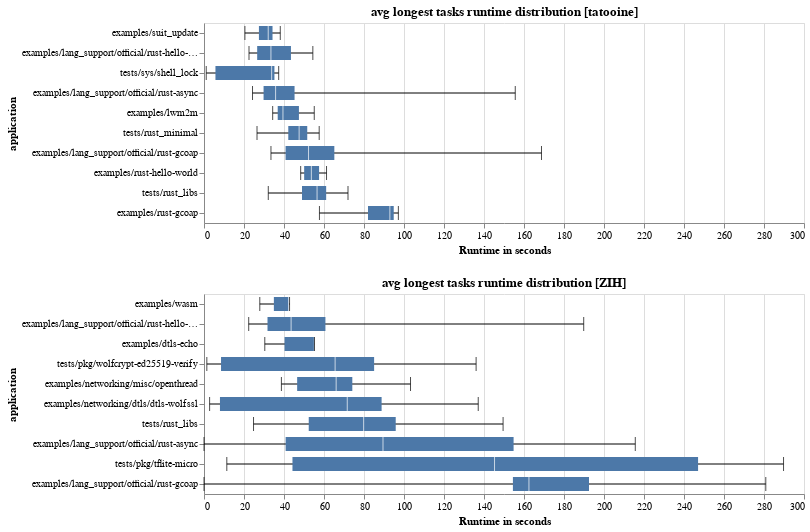

Notebook code for this chart:
### Code cell
query = """
SELECT
  IF(t.worker_name LIKE 'ZIH-HPC-node%', 'ZIH-node', t.worker_name) AS worker_name_normalized,
  quantile_cont(t.runtime_s, 0.01) as lower,
  quantile_cont(t.runtime_s, 0.25) as twenty_five,
  quantile_cont(t.runtime_s, 0.5) as avg,
  quantile_cont(t.runtime_s, 0.75) as seventy_five,
  quantile_cont(t.runtime_s, 0.99) as upper,
  application
FROM tasks_stats t
GROUP BY worker_name_normalized, application
"""

tasks_df = con.sql(query).pl()

tasks_df = tasks_df.sort("avg", descending=True)

[ longest_tasks_zih ] = tasks_df \
            .filter(pl.col("worker_name_normalized").eq(pl.lit("ZIH-node")))\
            .head(10),

base = alt.Chart(longest_tasks_zih, width=600,title="avg longest tasks runtime distribution [ZIH]" ).encode(
    y=alt.Y("application:N",sort=alt.EncodingSortField(field="avg")),
)

rules = base.mark_rule().encode(
    x=alt.X("lower").title("Runtime in seconds"),
    x2="upper",
)

ticks_lower = base.mark_tick(size=14, color="black").encode(
    x="lower",
)

ticks_upper = base.mark_tick(size=14, color="black").encode(
    x="upper",
)

bars = base.mark_bar(size=14).encode(
    x="twenty_five",
    x2="seventy_five",
)

ticks = base.mark_tick(color="white", size=14).encode(
    x="avg"
)



tasks_chart_zih = (rules + bars + ticks + ticks_lower + ticks_upper)


longest_tasks_tatooine = tasks_df \
            .filter(pl.col("worker_name_normalized").eq(pl.lit("tatooine-staging"))) \
            .head(10)

base = alt.Chart(longest_tasks_tatooine, title="avg longest tasks runtime distribution [tatooine]").encode(
    y=alt.Y("application:N",sort=alt.EncodingSortField(field="avg")),
)

rules = base.mark_rule().encode(
    x=alt.X("lower").title("Runtime in seconds"),
    x2="upper",
)

ticks_lower = base.mark_tick(size=14, color="black").encode(
    x="lower",
)

ticks_upper = base.mark_tick(size=14, color="black").encode(
    x="upper",
)

bars = base.mark_bar(size=14).encode(
    x="twenty_five",
    x2="seventy_five",
)

ticks = base.mark_tick(color="white", size=14).encode(
    x="avg"
)



tasks_chart_tatooine = (rules + bars + ticks + ticks_lower + ticks_upper)


(tasks_chart_tatooine & tasks_chart_zih).resolve_scale(x='shared')

### Figure 1 — Vega-Lite specification as saved in the notebook (floating-point values rounded to 4 significant figures)
{"config": {"view": {"continuousWidth": 300, "continuousHeight": 300}}, "vconcat": [{"layer": [{"mark": {"type": "rule"}, "encoding": {"x": {"field": "lower", "title": "Runtime in seconds", "type": "quantitative"}, "x2": {"field": "upper"}, "y": {"field": "application", "sort": {"field": "avg"}, "type": "nominal"}}, "title": "avg longest tasks runtime distribution [tatooine]"}, {"mark": {"type": "bar", "size": 14}, "encoding": {"x": {"field": "twenty_five", "type": "quantitative"}, "x2": {"field": "seventy_five"}, "y": {"field": "application", "sort": {"field": "avg"}, "type": "nominal"}}, "title": "avg longest tasks runtime distribution [tatooine]"}, {"mark": {"type": "tick", "color": "white", "size": 14}, "encoding": {"x": {"field": "avg", "type": "quantitative"}, "y": {"field": "application", "sort": {"field": "avg"}, "type": "nominal"}}, "title": "avg longest tasks runtime distribution [tatooine]"}, {"mark": {"type": "tick", "color": "black", "size": 14}, "encoding": {"x": {"field": "lower", "type": "quantitative"}, "y": {"field": "application", "sort": {"field": "avg"}, "type": "nominal"}}, "title": "avg longest tasks runtime distribution [tatooine]"}, {"mark": {"type": "tick", "color": "black", "size": 14}, "encoding": {"x": {"field": "upper", "type": "quantitative"}, "y": {"field": "application", "sort": {"field": "avg"}, "type": "nominal"}}, "title": "avg longest tasks runtime distribution [tatooine]"}], "data": {"name": "data-cbaf925ade093fa0009909c3b0968be9"}}, {"layer": [{"mark": {"type": "rule"}, "encoding": {"x": {"field": "lower", "title": "Runtime in seconds", "type": "quantitative"}, "x2": {"field": "upper"}, "y": {"field": "application", "sort": {"field": "avg"}, "type": "nominal"}}, "title": "avg longest tasks runtime distribution [ZIH]"}, {"mark": {"type": "bar", "size": 14}, "encoding": {"x": {"field": "twenty_five", "type": "quantitative"}, "x2": {"field": "seventy_five"}, "y": {"field": "application", "sort": {"field": "avg"}, "type": "nominal"}}, "title": "avg longest tasks runtime distribution [ZIH]"}, {"mark": {"type": "tick", "color": "white", "size": 14}, "encoding": {"x": {"field": "avg", "type": "quantitative"}, "y": {"field": "application", "sort": {"field": "avg"}, "type": "nominal"}}, "title": "avg longest tasks runtime distribution [ZIH]"}, {"mark": {"type": "tick", "color": "black", "size": 14}, "encoding": {"x": {"field": "lower", "type": "quantitative"}, "y": {"field": "application", "sort": {"field": "avg"}, "type": "nominal"}}, "title": "avg longest tasks runtime distribution [ZIH]"}, {"mark": {"type": "tick", "color": "black", "size": 14}, "encoding": {"x": {"field": "upper", "type": "quantitative"}, "y": {"field": "application", "sort": {"field": "avg"}, "type": "nominal"}}, "title": "avg longest tasks runtime distribution [ZIH]"}], "data": {"name": "data-63c1138b68b52df51f72e59ddcf3cc6e"}, "width": 600}], "resolve": {"scale": {"x": "shared"}}, "$schema": "https://vega.github.io/schema/vega-lite/v5.20.1.json", "datasets": {"data-cbaf925ade093fa0009909c3b0968be9": [{"worker_name_normalized": "tatooine-staging", "lower": 57.72, "twenty_five": 81.99, "avg": 92.93, "seventy_five": 94.86, "upper": 97.18, "application": "examples/rust-gcoap"}, {"worker_name_normalized": "tatooine-staging", "lower": 32.14, "twenty_five": 48.99, "avg": 56.53, "seventy_five": 61.08, "upper": 72.0, "application": "tests/rust_libs"}, {"worker_name_normalized": "tatooine-staging", "lower": 48.34, "twenty_five": 50.08, "avg": 53.68, "seventy_five": 57.54, "upper": 61.26, "application": "examples/rust-hello-world"}, {"worker_name_normalized": "tatooine-staging", "lower": 33.48, "twenty_five": 40.79, "avg": 52.26, "seventy_five": 65.17, "upper": 168.7, "application": "examples/lang_support/official/rust-gcoap"}, {"worker_name_normalized": "tatooine-staging", "lower": 26.51, "twenty_five": 42.14, "avg": 47.56, "seventy_five": 51.62, "upper": 57.6, "application": "tests/rust_minimal"}, {"worker_name_normalized": "tatooine-staging", "lower": 34.34, "twenty_five": 36.85, "avg": 39.48, "seventy_five": 47.46, "upper": 55.13, "application": "examples/lwm2m"}, {"worker_name_normalized": "tatooine-staging", "lower": 24.25, "twenty_five": 29.79, "avg": 35.79, "seventy_five": 45.28, "upper": 155.6, "application": "examples/lang_support/official/rust-async"}, {"worker_name_normalized": "tatooine-staging", "lower": 1.115, "twenty_five": 5.724, "avg": 33.82, "seventy_five": 35.21, "upper": 37.34, "application": "tests/sys/shell_lock"}, {"worker_name_normalized": "tatooine-staging", "lower": 22.5, "twenty_five": 26.59, "avg": 33.47, "seventy_five": 43.47, "upper": 54.42, "application": "examples/lang_support/official/rust-hello-world"}, {"worker_name_normalized": "tatooine-staging", "lower": 20.45, "twenty_five": 27.46, "avg": 32.11, "seventy_five": 34.26, "upper": 38.14, "application": "examples/suit_update"}], "data-63c1138b68b52df51f72e59ddcf3cc6e": [{"worker_name_normalized": "ZIH-node", "lower": 0.0, "twenty_five": 154.5, "avg": 162.5, "seventy_five": 192.5, "upper": 280.9, "application": "examples/lang_support/official/rust-gcoap"}, {"worker_name_normalized": "ZIH-node", "lower": 11.4, "twenty_five": 44.23, "avg": 145.3, "seventy_five": 247.0, "upper": 289.8, "application": "tests/pkg/tflite-micro"}, {"worker_name_normalized": "ZIH-node", "lower": 0.0, "twenty_five": 40.82, "avg": 89.5, "seventy_five": 154.8, "upper": 215.6, "application": "examples/lang_support/official/rust-async"}, {"worker_name_normalized": "ZIH-node", "lower": 24.76, "twenty_five": 52.37, "avg": 79.82, "seventy_five": 95.86, "upper": 149.5, "application": "tests/rust_libs"}, {"worker_name_normalized": "ZIH-node", "lower": 2.808, "twenty_five": 7.979, "avg": 71.63, "seventy_five": 88.81, "upper": 137.1, "application": "examples/networking/dtls/dtls-wolfssl"}, {"worker_name_normalized": "ZIH-node", "lower": 38.7, "twenty_five": 46.58, "avg": 66.08, "seventy_five": 74.16, "upper": 103.3, "application": "examples/networking/misc/openthread"}, {"worker_name_normalized": "ZIH-node", "lower": 1.413, "twenty_five": 8.519, "avg": 65.56, "seventy_five": 85.06, "upper": 136.1, "application": "tests/pkg/wolfcrypt-ed25519-verify"}, {"worker_name_normalized": "ZIH-node", "lower": 30.39, "twenty_five": 40.28, "avg": 55.15, "seventy_five": 55.21, "upper": 55.24, "application": "examples/dtls-echo"}, {"worker_name_normalized": "ZIH-node", "lower": 22.35, "twenty_five": 31.75, "avg": 43.55, "seventy_five": 60.71, "upper": 189.9, "application": "examples/lang_support/official/rust-hello-world"}, {"worker_name_normalized": "ZIH-node", "lower": 27.9, "twenty_five": 34.93, "avg": 42.27, "seventy_five": 42.53, "upper": 42.78, "application": "examples/wasm"}]}}
